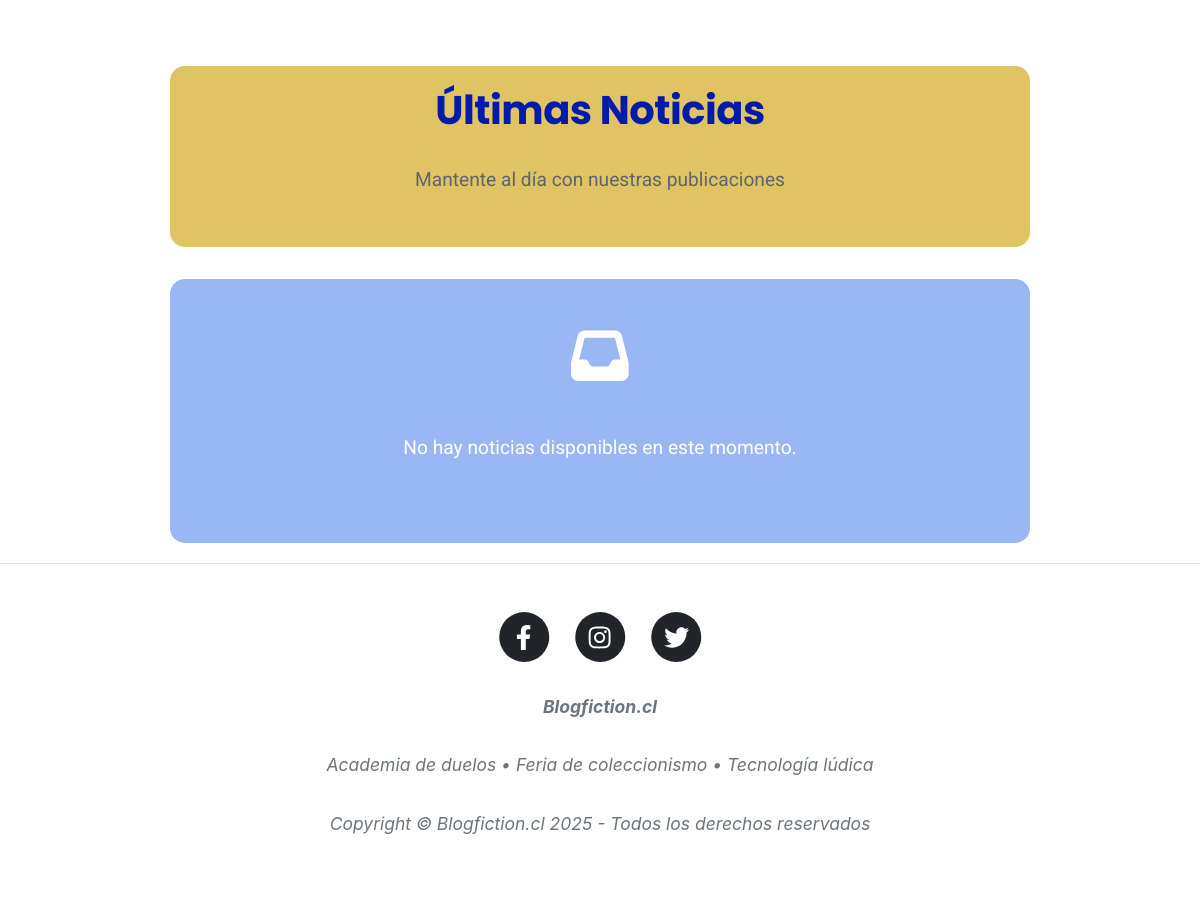
The page /noticias/ (lower part) on the database as committed earlier.
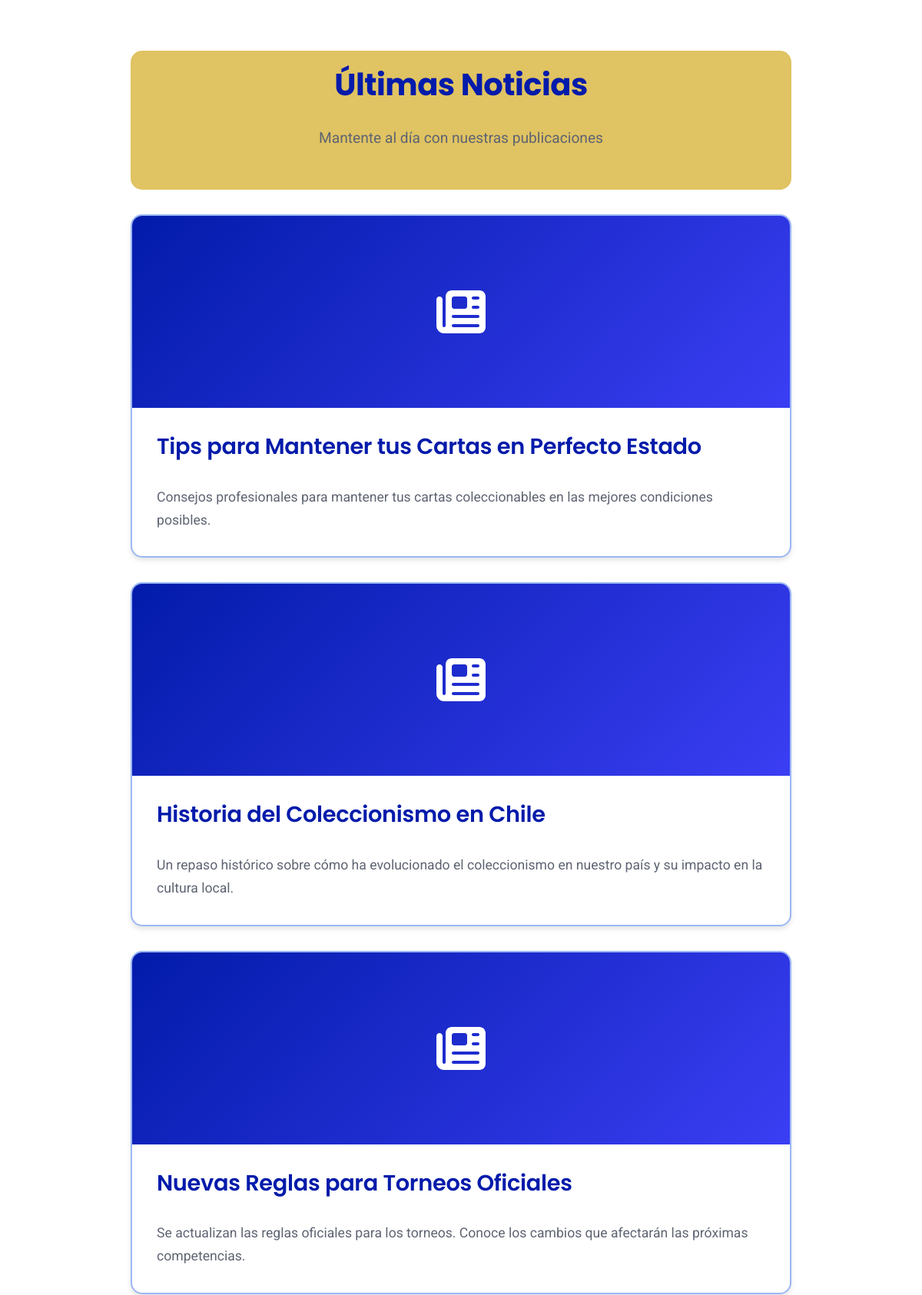
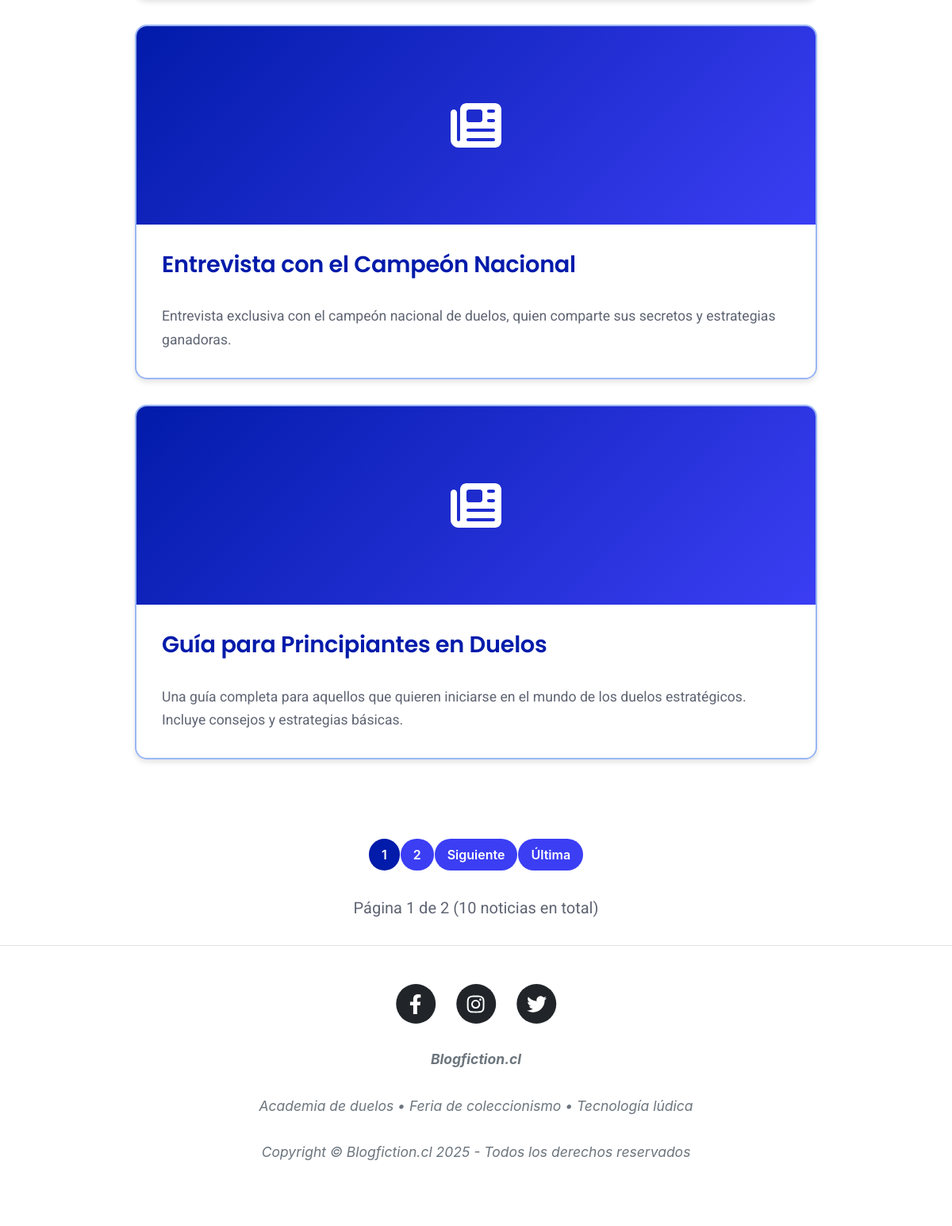
The same page on the database as committed later (2 pictures, top to bottom).
### posteo/models.py (models this page shows, shortened)
class Noticia(models.Model):
    titulo = models.CharField(max_length=100, verbose_name="Título")
    detalle = models.TextField(verbose_name="Detalle")
    imagen = models.ImageField(upload_to='noticias/', blank=True, null=True, verbose_name="Imagen")
    categoria = models.CharField(max_length=50, default="General", verbose_name="Categoría")
    created = models.DateTimeField(auto_now_add=True, verbose_name="Fecha de creación")
    updated = models.DateTimeField(auto_now=True, verbose_name="Fecha de actualización")
    class Meta:
        verbose_name = "Noticia"
        verbose_name_plural = "Noticias"
        ordering = ['-created']

### posteo/views.py (the view)
# urls.py: path('noticias/', include('posteo.urls')),
def noticias(request):
    noticias_list = Noticia.objects.all().order_by('-created')
    paginator = Paginator(noticias_list, 5)
    page_number = request.GET.get('page')
    noticias = paginator.get_page(page_number)
    return render(request, 'posteo/noticias.html', {'noticias': noticias})

### core/context_processors.py (called while the page is built)
def banner_context(request):
    current_path = request.path
    banner_mapping = {
        '/': 'banner1.jpg',           # Página principal
        '/noticias/': 'banner2.png',  # Noticias
        '/about/': 'banner3.webp',   # Sobre nosotros
        '/gallery/': 'banner4.jpg',  # Galería
        '/faqs/': 'banner5.jpg',     # FAQs
    }
    banner_image = banner_mapping.get(current_path, 'banner1.jpg')
    banner_url = f"{settings.MEDIA_URL}{banner_image}"
    return {
        'banner_image': banner_url,
        'current_section': current_path,
    }

### posteo/templates/posteo/noticias.html (shortened to what this page needs)
{% extends 'posteo/base.html' %}
{% load static %}
{% block content %}
<div class="noticias-container">
    <div class="noticias-header">
        <h1 class="noticias-titulo-principal">Últimas Noticias</h1>
        <p class="noticias-subtitulo">Mantente al día con nuestras publicaciones</p>
    </div>
    {% for n in noticias%}
    <article class="noticia-card">
        {% if n.imagen %}
            <img src="{{ n.imagen.url }}" alt="{{ n.titulo }}" class="noticia-imagen">
        {% else %}
            <div class="noticia-sin-imagen">
                <i class="fas fa-newspaper"></i>
            </div>
        {% endif %}
        <div class="noticia-content">
            <h2 class="noticia-titulo">{{ n.titulo }}</h2>
            <p class="noticia-detalle">{{ n.detalle }}</p>
        </div>
    </article>
    {% empty %}
    <div class="no-noticias">
        <i class="fas fa-inbox fa-3x mb-3"></i>
        <p>No hay noticias disponibles en este momento.</p>
    </div>
    {% endfor %}
</div>
{% if noticias.has_other_pages %}
<div class="pagination-container">
    <nav aria-label="Paginación de noticias">
        <ul class="pagination justify-content-center">
            {% for num in noticias.paginator.page_range %}
                {% if noticias.number == num %}
                    <li class="page-item active">
                        <span class="page-link">{{ num }}</span>
                    </li>
                {% elif num > noticias.number|add:'-3' and num < noticias.number|add:'3' %}
                    <li class="page-item">
                        <a class="page-link" href="?page={{ num }}">{{ num }}</a>
                    </li>
                {% endif %}
            {% endfor %}
            {% if noticias.has_next %}
                <li class="page-item">
                    <a class="page-link" href="?page={{ noticias.next_page_number }}">Siguiente</a>
                </li>
                <li class="page-item">
                    <a class="page-link" href="?page={{ noticias.paginator.num_pages }}">Última</a>
                </li>
            {% endif %}
        </ul>
    </nav>
    <div class="pagination-info">
        <p>Página {{ noticias.number }} de {{ noticias.paginator.num_pages }}
        ({{ noticias.paginator.count }} noticias en total)</p>
    </div>
</div>
{% endif %}
{% endblock %}

### posteo/templates/posteo/base.html (shortened to what this page needs)
{% load static %}
<!DOCTYPE html>
<html lang="es">
    <head>
        <link href="{% static 'posteo/css/styles.css' %}" rel="stylesheet" />
    </head>
    <body>
        <div class="container px-4 px-lg-5">
            <div class="row gx-4 gx-lg-5 justify-content-center">
                {% block content %} {% endblock %}
            </div>
        </div>
        <footer class="border-top">
            <div class="container px-4 px-lg-5">
                <div class="row gx-4 gx-lg-5 justify-content-center">
                    <div class="col-md-10 col-lg-8 col-xl-7">
                        <ul class="list-inline text-center">
                            <li class="list-inline-item">
                                <a href="https://facebook.com/blogfiction" target="_blank" rel="noopener">
                                    <span class="fa-stack fa-lg">
                                        <i class="fas fa-circle fa-stack-2x"></i>
                                        <i class="fab fa-facebook-f fa-stack-1x fa-inverse"></i>
                                    </span>
                                </a>
                            </li>
                            <li class="list-inline-item">
                                <a href="https://instagram.com/blogfiction" target="_blank" rel="noopener">
                                    <span class="fa-stack fa-lg">
                                        <i class="fas fa-circle fa-stack-2x"></i>
                                        <i class="fab fa-instagram fa-stack-1x fa-inverse"></i>
                                    </span>
                                </a>
                            </li>
                            <li class="list-inline-item">
                                <a href="https://twitter.com/blogfiction" target="_blank" rel="noopener">
                                    <span class="fa-stack fa-lg">
                                        <i class="fas fa-circle fa-stack-2x"></i>
                                        <i class="fab fa-twitter fa-stack-1x fa-inverse"></i>
                                    </span>
                                </a>
                            </li>
                        </ul>
                        <div class="small text-center text-muted fst-italic">
                            <p><strong>Blogfiction.cl</strong></p>
                            <p>Academia de duelos • Feria de coleccionismo • Tecnología lúdica</p>
                            <p>Copyright &copy; Blogfiction.cl 2025 - Todos los derechos reservados</p>
                        </div>
                    </div>
                </div>
            </div>
        </footer>
    </body>
</html>

### posteo/templates/posteo/noticias.html (style rules this page uses)
.noticias-container { max-width: 900px; margin: 0 auto; padding: 20px; }
.noticia-card { background: #fff; border-radius: 15px; overflow: hidden; box-shadow: 0 4px 6px rgba(0, 0, 0, 0.1); margin-bottom: 2rem; transition: all 0.3s ease; border: 2px solid #9ab7f5; }
.noticia-content { padding: 2rem; }
.noticia-titulo { font-family: 'Poppins', sans-serif; font-size: 1.8rem; font-weight: 600; color: #021baa; margin-bottom: 1rem; line-height: 1.3; letter-spacing: -0.3px; }
.noticia-detalle { font-family: 'Roboto', sans-serif; font-size: 1.1rem; color: #5E6472; line-height: 1.7; margin-bottom: 0; font-weight: 400; }
.noticia-sin-imagen { background: linear-gradient(135deg, #021baa 0%, #3b3ef3 100%); height: 250px; display: flex; align-items: center; justify-content: center; color: white; font-size: 4rem; }
.noticias-header { text-align: center; margin-bottom: 3rem; padding: 20px; background: #e0c362; border-radius: 15px; margin-bottom: 2rem; }
.noticias-titulo-principal { font-family: 'Poppins', sans-serif; font-size: 2.5rem; font-weight: 700; color: #021baa; margin-bottom: 0.5rem; letter-spacing: -0.5px; }
.noticias-subtitulo { font-family: 'Roboto', sans-serif; font-size: 1.2rem; color: #5E6472; font-weight: 400; }
.pagination-container { margin-top: 3rem; text-align: center; }
.pagination .page-link { background: #3b3ef3 !important; color: white !important; border: none !important; margin: 0 2px; border-radius: 25px !important; padding: 8px 16px; font-weight: 600; transition: all 0.3s ease; }
.pagination .page-item.active .page-link { background: #021baa !important; border: none !important; }
.pagination-info { margin-top: 1rem; color: #5E6472; font-family: 'Roboto', sans-serif; }

Rows that differ between the two databases and show on the page:
added Noticia: titulo "Tips para Mantener tus Cartas en Perfecto Estado", detalle "Consejos profesionales para mantener tus cartas coleccionables en las mejores condiciones posibles."
added Noticia: titulo "Historia del Coleccionismo en Chile", detalle "Un repaso histórico sobre cómo ha evolucionado el coleccionismo en nuestro país y su impacto en la cultura local."
added Noticia: titulo "Nuevas Reglas para Torneos Oficiales", detalle "Se actualizan las reglas oficiales para los torneos. Conoce los cambios que afectarán las próximas competencias."
added Noticia: titulo "Entrevista con el Campeón Nacional", detalle "Entrevista exclusiva con el campeón nacional de duelos, quien comparte sus secretos y estrategias ganadoras."
added Noticia: titulo "Guía para Principiantes en Duelos", detalle "Una guía completa para aquellos que quieren iniciarse en el mundo de los duelos estratégicos. Incluye consejos y estrategias básicas."
Other text that changed with them:
{{ noticias.number }}: (not shown) → "1"
{{ noticias.paginator.num_pages }}: (not shown) → "2"
{{ noticias.paginator.count }}: (not shown) → "10"
new list line: "1"
new list line: "2"
text no longer shown: "No hay noticias disponibles en este momento."
text now shown: "Siguiente Última Página de ( noticias en total)"
